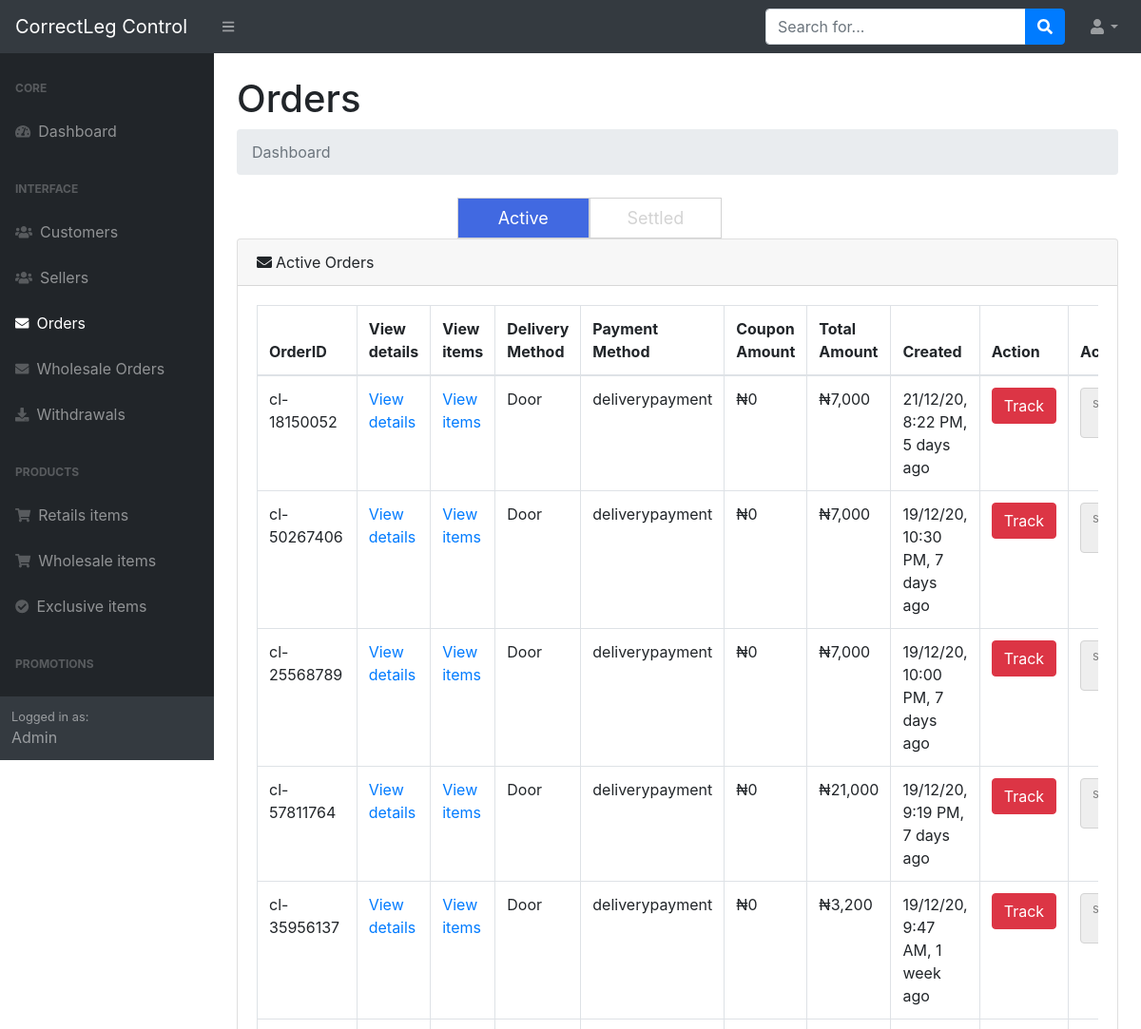
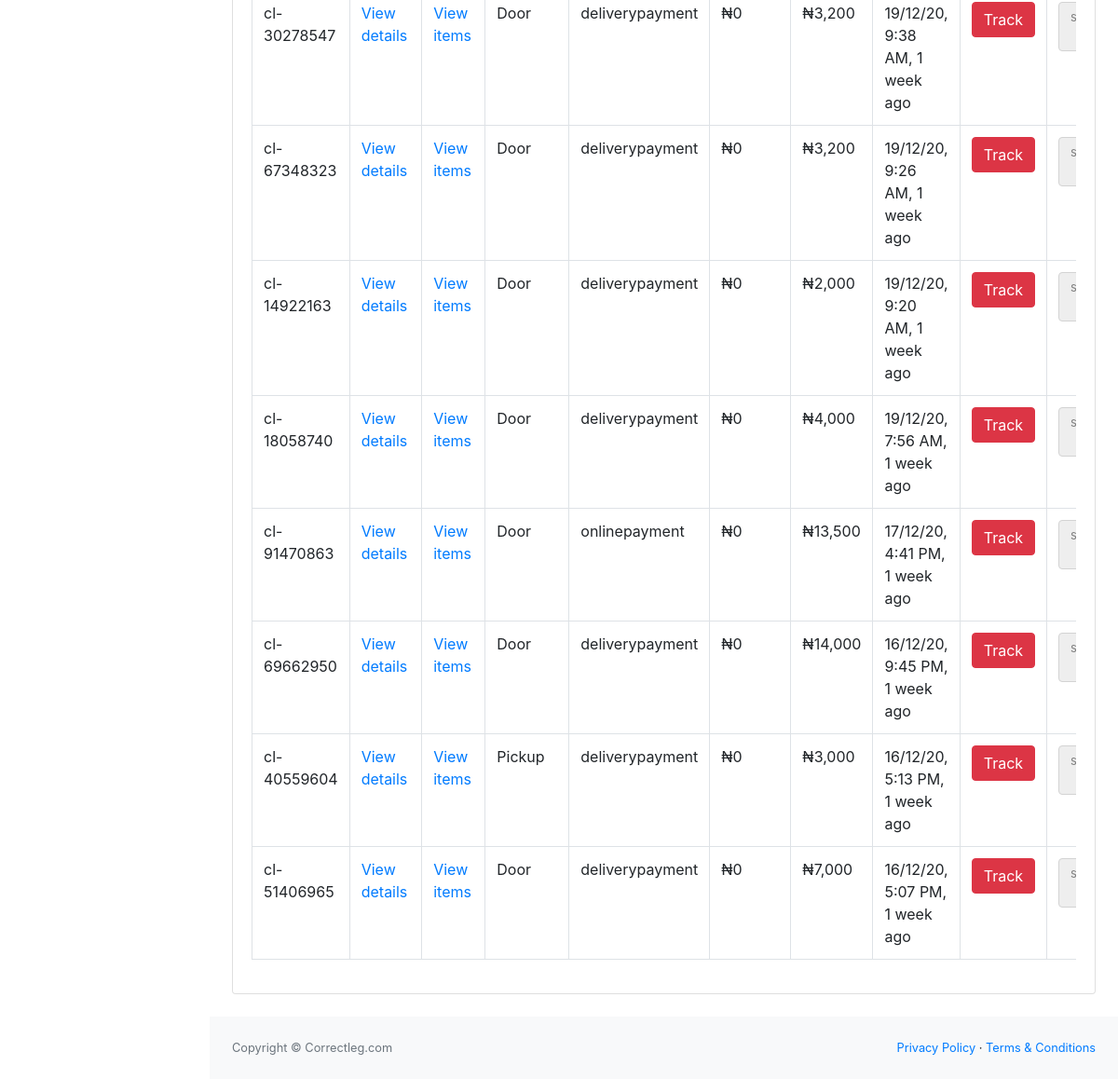
Page /c-panel/active-orders.php (signed in) on the earlier database version (2 pictures, top to bottom).
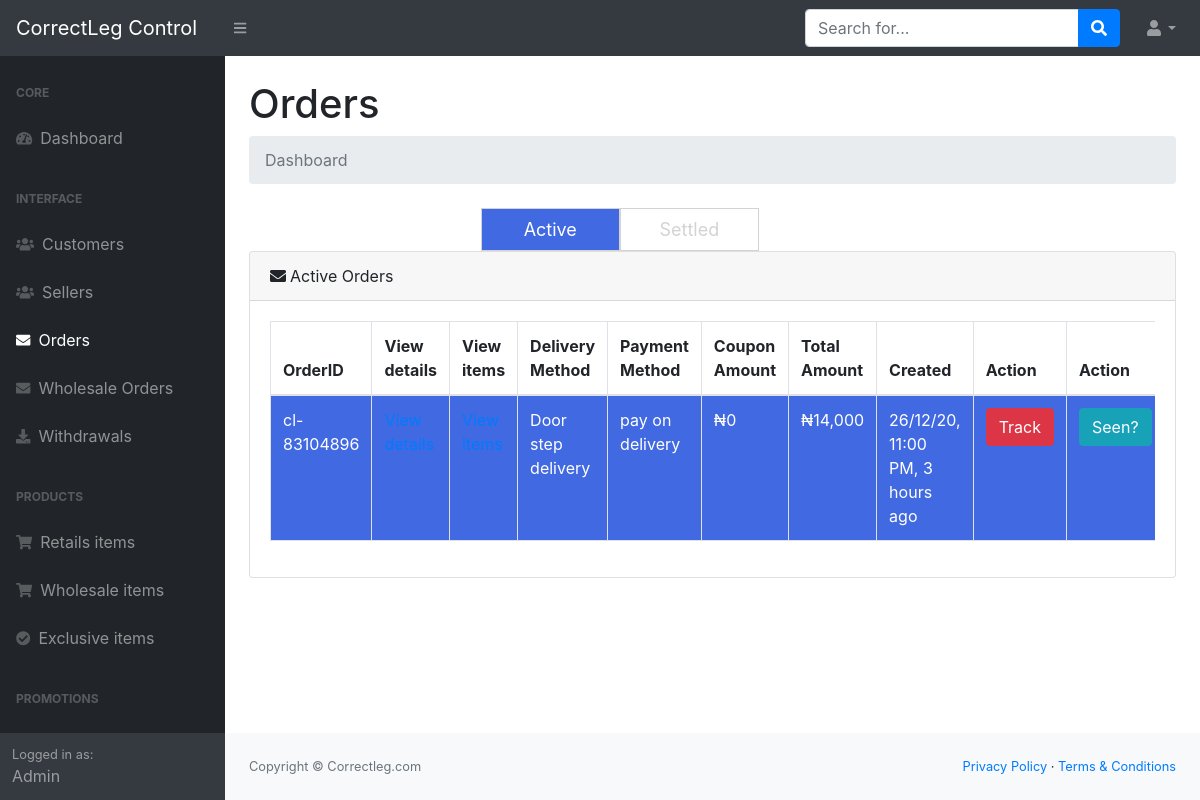
Same page on the later database version.
### tables this page shows
CREATE TABLE `orders` (
  `id` int(11) NOT NULL,
  `orderid` varchar(500) NOT NULL,
  `customerid` varchar(500) NOT NULL,
  `deliverymethod` varchar(500) NOT NULL,
  `paymentmethod` varchar(500) NOT NULL,
  `status` varchar(500) NOT NULL,
  `shipping_fee` varchar(500) NOT NULL,
  `coupon_amount` varchar(500) NOT NULL,
  `time` varchar(500) NOT NULL,
  `date` varchar(500) NOT NULL,
  `timeview` varchar(500) NOT NULL,
  `time_created` varchar(500) NOT NULL,
  `adminnew` varchar(500) NOT NULL,
  `new` varchar(500) NOT NULL
);

### classes/orders.class.php (called while the page is built, shortened)
<?php
class Order
{
    public function getTotalAmountOrdered($order_id)
    {
        global $db;
        $total = 0;
        $result = $db->setQuery("SELECT * FROM orderproducts WHERE orderid='$order_id';");
        while ($row = mysqli_fetch_assoc($result)) {
            $total += ($row['price'] * $row['howmany']);
        }
        return $total;
    }
    public function orderIsStillActive($order_id)
    {
        global $db;
        $result = $db->setQuery("SELECT * FROM orderproducts WHERE orderid='$order_id' AND status='Active';");
        $numrows = mysqli_num_rows($result);
        if ($numrows != 0) {
            return true;
        } else {
            return false;
        }
    }
}
$order = new Order();

### classes/database.class.php (called while the page is built, shortened)
<?php
class Database
{
    public $dbservername = 'localhost';
    public $dbusername = 'root';
    public $dbpassword = '';
    public $dbname = 'correctleg1';
    public $conn;
    public function __construct()
    {
        $this->conn = mysqli_connect($this->dbservername, $this->dbusername, $this->dbpassword, $this->dbname);
    }
    public function setQuery($query)
    {
        $this->sql = $query;
        $result = mysqli_query($this->conn, $this->sql);
        return $result;
    }
    public function format_time($old_time)
    {
        $diff = time() - $old_time;
        if ($diff < 60) {
            $time = $diff;
            $roundtime = round($time);
            if ($roundtime == 1) {
                return $roundtime . " second ago";
            } else {
                return $roundtime . " seconds ago";
            }
        }
        else if ($diff > 3600 and $diff < 86400) {
            $time = $diff / 3600;
            $roundtime = round($time);
            if ($roundtime == 1) {
                return $roundtime . " hour ago";
            } else {
                return $roundtime . " hours ago";
            }
        }
        else if ($diff > 86400 and $diff < 604800) {
            $time = $diff / 86400;
            $roundtime = round($time);
            if ($roundtime == 1) {
                return $roundtime . " day ago";
            } else {
                return $roundtime . " days ago";
            }
        }
        else if ($diff > 604800 and $diff < 2419200) {
            $time = $diff / 604800;
            $roundtime = round($time);
            if ($roundtime == 1) {
                return $roundtime . " week ago";
            } else {
                return $roundtime . " weeks ago";
            }
        }
    }
}
$db = new Database();

### c-panel/active-orders.php (the view, shortened to what the changed rows need)
<?php
include '../dbconn.php';
include '../classes/database.class.php';
include '../classes/orders.class.php';
?>
<!DOCTYPE html>
<html lang="en">
<head>
    <link href="css/styles.css" rel="stylesheet" />
    <link href="https://cdn.datatables.net/1.10.20/css/dataTables.bootstrap4.min.css" rel="stylesheet" />
</head>
<body class="sb-nav-fixed">
    <?php
    include 'sidebar.php'; ?>
    <div id="layoutSidenav_content">
        <main>
            <div class="container-fluid">
                <h1 class="mt-4">Orders</h1>
                <?php
                $sql = "SELECT * FROM orders ORDER BY id DESC;";
                $result = mysqli_query($conn, $sql);
                $numrows = mysqli_num_rows($result);
                ?>
                <div class="card mb-4">
                    <div class="card-body">
                        <div class="table-responsive">
                            <table class="table table-bordered" id="dataTable" width="100%" cellspacing="0">
                                <thead>
                                    <tr>
                                        <th>OrderID</th>
                                        <th>View details</th>
                                        <th>View items</th>
                                        <th>Delivery Method</th>
                                        <th>Payment Method</th>
                                        <th>Coupon Amount</th>
                                        <th>Total Amount</th>
                                        <th>Created</th>
                                        <th>Action</th>
                                        <th>Action</th>
                                    </tr>
                                </thead>
                                <tbody>
                                    <?php
                                    if ($numrows != 0) {
                                        while ($row = mysqli_fetch_assoc($result)) {
                                            if ($order->orderIsStillActive($row['orderid'])) {
                                    ?>
                                                <?php
                                                if ($row['adminnew'] == "yes") {
                                                    echo "<tr style='background-color:royalblue;color:white;'>";
                                                } else {
                                                    echo "<tr>";
                                                }
                                                ?> <td><?php echo $row['orderid']; ?></td>
                                                <td><a href="view-order-details.php?customer_id=<?php echo $row['customerid']; ?>&order_id=<?php echo $row['orderid']; ?>">View details</a></td>
                                                <td><a href="view-order-items.php?order_id=<?php echo $row['orderid']; ?>">View items</a></td>
                                                <td><?php echo $row['deliverymethod']; ?></td>
                                                <td><?php echo $row['paymentmethod']; ?></td>
                                                <td><span>&#8358</span><?php echo $row['coupon_amount']; ?></td>
                                                <td><span>&#8358</span><?php echo number_format($order->getTotalAmountOrdered($row['orderid'])); ?></td>
                                                <td><?php echo $row['date'] . ", " . $row['timeview'] . ", " . $db->format_time($row['time']); ?></td>
                                                <td>
                                                    <a href="order-tracking.php?orderid=<?php echo $row['orderid']; ?>" class="btn btn-danger" style="display:inline-block">Track</a>
                                                </td>
                                                <td>
                                                    <?php
                                                    if ($row['adminnew'] == "yes") {
                                                        echo "<a href='active-orders?mark_as_seen=true&order_id=" . $row['orderid'] . "' class='btn btn-info' style='display:inline-block'>Seen?</a>";
                                                    } else {
                                                        echo "<a href='active-orders?mark_as_unseen=true&order_id=" . $row['orderid'] . "' class='btn btn-info' style='display:inline-block;background-color:#eee;border:1px solid lightgrey;color:grey;font-size:13px;'>seen <i class='fa fa-check'></i></a>";
                                                    }
                                                    ?>
                                                </td>
                                                </tr>
                                    <?php
                                            }
                                        }
                                    } else {
                                        echo "<div style='width:100%;'>
                                        <div style='width:100%;padding:10px;text-align:center;font-size:60px;color:lightgrey'><i class='fa fa-envelope'></i></div>
                                        <div style='width:100%;padding:10px;text-align:center;font-size:60px;color:lightgrey'>No Active Orders yet!</div>
                                        </div>";
                                    }
                                    ?>
                                </tbody>
                            </table>
                        </div>
                    </div>
                </div>
            </div>
        </main>
    </div>
    </div>
</body>
</html>

Differences in the rows shown:
removed orders: orderid "cl-18150052", deliverymethod "Door", paymentmethod "deliverypayment", coupon_amount "0", TotalAmountOrdered "7,000", date "21/12/20", timeview "8:22 PM", time "5 days ago"
removed orders: orderid "cl-50267406", deliverymethod "Door", paymentmethod "deliverypayment", coupon_amount "0", TotalAmountOrdered "7,000", date "19/12/20", timeview "10:30 PM", time "7 days ago"
removed orders: orderid "cl-25568789", deliverymethod "Door", paymentmethod "deliverypayment", coupon_amount "0", TotalAmountOrdered "7,000", date "19/12/20", timeview "10:00 PM", time "7 days ago"
removed orders: orderid "cl-57811764", deliverymethod "Door", paymentmethod "deliverypayment", coupon_amount "0", TotalAmountOrdered "21,000", date "19/12/20", timeview "9:19 PM", time "7 days ago"
removed orders: orderid "cl-35956137", deliverymethod "Door", paymentmethod "deliverypayment", coupon_amount "0", TotalAmountOrdered "3,200", date "19/12/20", timeview "9:47 AM", time "1 week ago"
removed orders: orderid "cl-30278547", deliverymethod "Door", paymentmethod "deliverypayment", coupon_amount "0", TotalAmountOrdered "3,200", date "19/12/20", timeview "9:38 AM", time "1 week ago"
removed orders: orderid "cl-67348323", deliverymethod "Door", paymentmethod "deliverypayment", coupon_amount "0", TotalAmountOrdered "3,200", date "19/12/20", timeview "9:26 AM", time "1 week ago"
removed orders: orderid "cl-14922163", deliverymethod "Door", paymentmethod "deliverypayment", coupon_amount "0", TotalAmountOrdered "2,000", date "19/12/20", timeview "9:20 AM", time "1 week ago"
removed orders: orderid "cl-18058740", deliverymethod "Door", paymentmethod "deliverypayment", coupon_amount "0", TotalAmountOrdered "4,000", date "19/12/20", timeview "7:56 AM", time "1 week ago"
removed orders: orderid "cl-91470863", deliverymethod "Door", paymentmethod "onlinepayment", coupon_amount "0", TotalAmountOrdered "13,500", date "17/12/20", timeview "4:41 PM", time "1 week ago"
removed orders: orderid "cl-69662950", deliverymethod "Door", paymentmethod "deliverypayment", coupon_amount "0", TotalAmountOrdered "14,000", date "16/12/20", timeview "9:45 PM", time "1 week ago"
removed orders: orderid "cl-40559604", deliverymethod "Pickup", paymentmethod "deliverypayment", coupon_amount "0", TotalAmountOrdered "3,000", date "16/12/20", timeview "5:13 PM", time "1 week ago"
removed orders: orderid "cl-51406965", deliverymethod "Door", paymentmethod "deliverypayment", coupon_amount "0", TotalAmountOrdered "7,000", date "16/12/20", timeview "5:07 PM", time "1 week ago"
added orders: orderid "cl-83104896", deliverymethod "Door step delivery", paymentmethod "pay on delivery", coupon_amount "0", TotalAmountOrdered "14,000", date "26/12/20", timeview "11:00 PM", time "3 hours ago"
